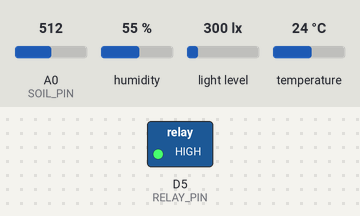
The sketch below on a simulated ESP8266 (NodeMCU). Shown: switched loads named in the sketch (green lamp = pin HIGH). The inputs (shaded band) are chosen by the test bench; at power-on: A0 (SOIL_PIN) = 512, humidity 55 %, light level 300 lx, temperature 24 °C. WiFi joins after 1.5 s; servers stay silent unless stated; uploads are accepted with an empty reply; what the sketch prints to the serial monitor is not drawn.

Above: at 2.7 s.
2.8 s: A0 (SOIL_PIN) set to 603
7.1 s: A0 (SOIL_PIN) set to 621
At 8.7 s:
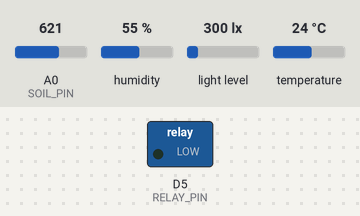
Timing chart, 0 to 10.2 s (numbered marks = the images above; inputs shaded):
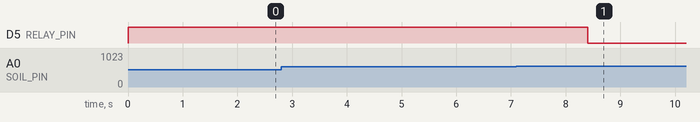

Measured:
- the behaviour switches between 613 and 614 on A0 (SOIL_PIN) (found by bisection; images 0 and 1)
- after the input at 2.8 s, every drawn part: stays the same
- after the input at 7.1 s, D5 (RELAY_PIN): HIGH → LOW after 1.3 s

The sketch:

esp.ino
```cpp
#include <ESP8266WiFi.h>
#include <ArduinoJson.h>
#include <DHT.h>
#include <Wire.h>
#include <BH1750.h>
#include <ESP8266HTTPClient.h>

#define DHTPIN D4
#define DHTTYPE DHT11
#define SOIL_PIN A0
#define RELAY_PIN D5
#define SDA_PIN D2
#define SCL_PIN D1

const char *ssid = "Tanish";
const char *password = "Tanish11@#";
const char *serverUrl = "http://192.168.188.189:5001/sensor_data";
const char *thresholdUrl = "http://192.168.188.189:5001/update_moisture";

DHT dht(DHTPIN, DHTTYPE);
BH1750 lightMeter;
WiFiClient client;

float moistureThreshold = 50.0;
bool pumpActivated = false;
bool pumpStatus = false;

void setup()
{
    Serial.begin(115200);
    dht.begin();
    Wire.begin();
    lightMeter.begin();
    pinMode(RELAY_PIN, OUTPUT);
    digitalWrite(RELAY_PIN, HIGH);

    WiFi.begin(ssid, password);
    Serial.print("Connecting to WiFi");
    while (WiFi.status() != WL_CONNECTED)
    {
        delay(500);
        Serial.print(".");
    }
    Serial.println("\n✅ Connected to WiFi!");
}

void loop()
{
    readAndProcessSensors();
    fetchMoistureThreshold();
    delay(3000);
}

void readAndProcessSensors()
{
    float temperature = dht.readTemperature();
    float humidity = dht.readHumidity();
    float lightIntensity = lightMeter.readLightLevel();
    int rawSoilMoisture = analogRead(SOIL_PIN);

    float soilMoisturePercent = 100.0 - ((rawSoilMoisture / 1023.0) * 100.0);

    // Handle sensor failures
    String tempValue = isnan(temperature) ? "none" : String(temperature, 2);
    String humidityValue = isnan(humidity) ? "none" : String(humidity, 2);
    String lightValue = (lightIntensity < 0) ? "none" : String(lightIntensity, 2);
    String soilValue = (rawSoilMoisture < 0 || rawSoilMoisture > 1023) ? "none" : String(soilMoisturePercent, 2);

    Serial.printf("🌱 Soil Moisture: %s%%\n", soilValue.c_str());
    Serial.printf("🌡 Temperature: %s°C\n", tempValue.c_str());
    Serial.printf("💧 Humidity: %s%%\n", humidityValue.c_str());
    Serial.printf("☀ Light Intensity: %s lux\n", lightValue.c_str());

    float lowerThreshold = moistureThreshold * 0.80;

    if (!pumpActivated)
    {
        if (soilMoisturePercent < moistureThreshold)
        {
            pumpActivated = true;
            Serial.println("✅ Pump control activated after first threshold breach!");
        }
    }
    else
    {
        if (soilMoisturePercent < lowerThreshold)
        {
            digitalWrite(RELAY_PIN, LOW);
            pumpStatus = true;
            Serial.println("🚰 Pump ON! (Soil moisture too low)");
        }
        else if (soilMoisturePercent >= moistureThreshold)
        {
            digitalWrite(RELAY_PIN, HIGH);
            pumpStatus = false;
            Serial.println("❌ Pump OFF! (Moisture threshold reached)");
        }
    }

    sendDataToServer(tempValue, humidityValue, lightValue, soilValue, pumpStatus);
}

void sendDataToServer(String temperature, String humidity, String lightIntensity, String soilMoisture, bool pumpStatus)
{
    if (WiFi.status() == WL_CONNECTED)
    {
        HTTPClient http;
        http.begin(client, serverUrl);
        http.addHeader("Content-Type", "application/json");

        StaticJsonDocument<200> jsonDoc;
        jsonDoc["temperature"] = temperature;
        jsonDoc["humidity"] = humidity;
        jsonDoc["light_intensity"] = lightIntensity;
        jsonDoc["soil_moisture"] = soilMoisture;
        jsonDoc["pump_status"] = pumpStatus ? "ON" : "OFF";

        String payload;
        serializeJson(jsonDoc, payload);
        int httpResponseCode = http.POST(payload);

        Serial.printf("📡 Sent Data: %s\n", payload.c_str());
        Serial.printf("🌍 Server Response: %d\n", httpResponseCode);
        http.end();
    }
}

void fetchMoistureThreshold()
{
    if (WiFi.status() == WL_CONNECTED)
    {
        HTTPClient http;
        http.begin(client, thresholdUrl);
        int httpResponseCode = http.GET();

        if (httpResponseCode == 200)
        {
            String response = http.getString();
            StaticJsonDocument<200> jsonDoc;
            deserializeJson(jsonDoc, response);
            moistureThreshold = jsonDoc["threshold"];
            Serial.printf("🔄 Updated Moisture Threshold: %.2f%%\n", moistureThreshold);
        }

        http.end();
    }
}
```
